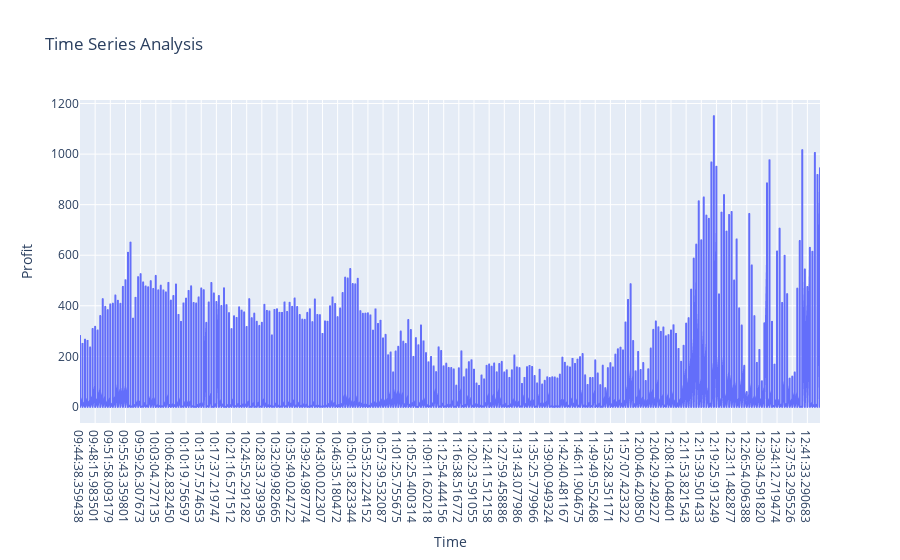

The notebook cell saved with this chart:
### Markdown cell above
##### Time Series Analysis
- Analyze the time series data to identify any patterns or trends in the arbitrage opportunities.

### Code cell
time_series = control_df.reset_index()

time_series_plot = px.line(
    time_series,
    x='current_datetime', 
    y='profit', 
    title='Time Series Analysis',
    labels={'current_datetime': 'Time', 'profit':'Profit'}
)
time_series_plot.show()

### Figure 1 — Plotly figure (JSON) as saved in the notebook; plotly's stock layout.template omitted (floating-point values rounded to 4 significant figures; data arrays with more than 128 entries replaced by an {"elided": "..."} marker saying what was removed)
{"data": [{"hovertemplate": "Time=%{x}<br>Profit=%{y}<extra></extra>", "legendgroup": "", "line": {"color": "#636efa", "dash": "solid"}, "marker": {"symbol": "circle"}, "mode": "lines", "name": "", "showlegend": false, "type": "scattergl", "x": {"elided": "7613 str values"}, "xaxis": "x", "y": {"elided": "7613 float values"}, "yaxis": "y"}], "layout": {"legend": {"tracegroupgap": 0}, "title": {"text": "Time Series Analysis"}, "xaxis": {"anchor": "y", "domain": [0, 1], "title": {"text": "Time"}}, "yaxis": {"anchor": "x", "domain": [0, 1], "title": {"text": "Profit"}}}}
